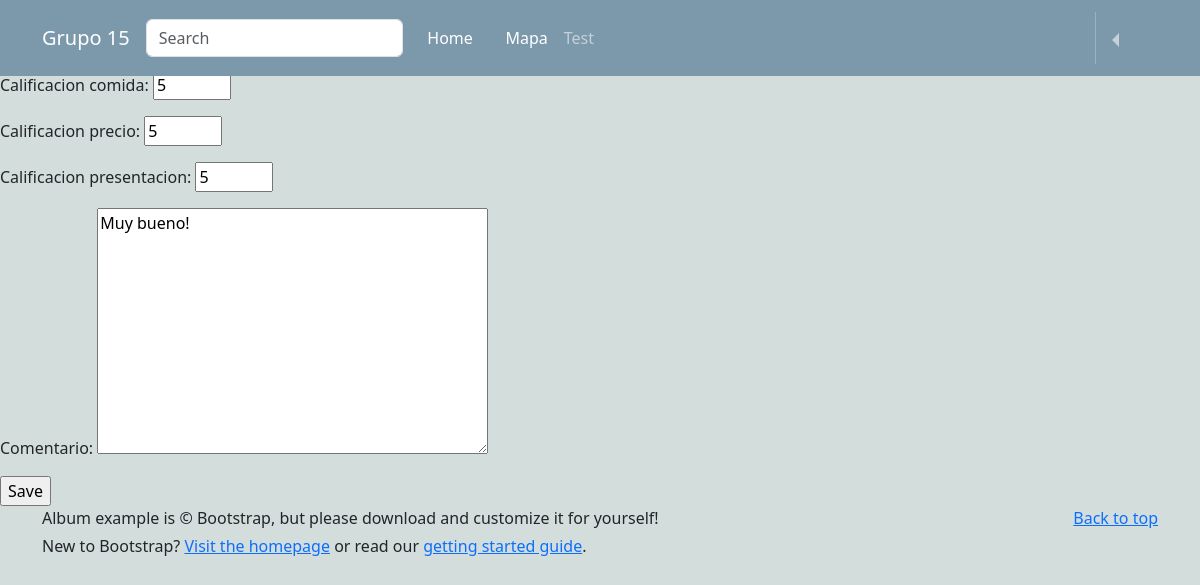
Page /profile/edit/5/ on the earlier database version.
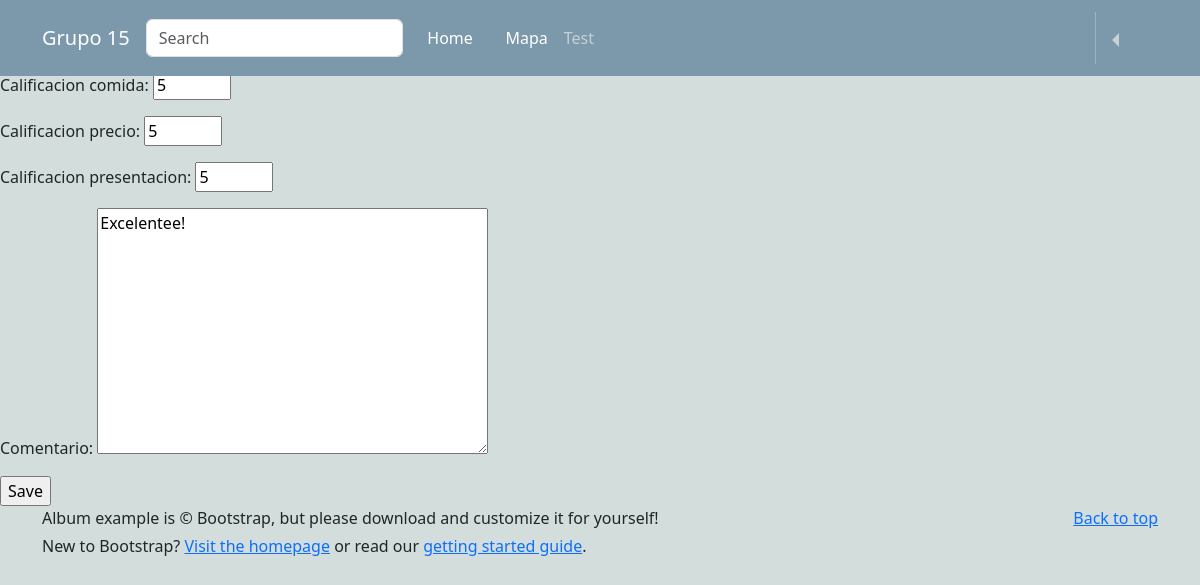
Same page on the later database version.
### reviews/models.py (models this page shows, shortened)
class Evaluacion(models.Model):
    usuario = models.ForeignKey(User, on_delete=models.CASCADE)
    local_comida = models.ForeignKey(Puesto_de_comida, related_name='evaluaciones', on_delete=models.CASCADE)
    comentario = models.TextField(blank=True)
    calificacion_comida = models.IntegerField()
    calificacion_precio = models.IntegerField()
    calificacion_presentacion = models.IntegerField()
    likes = models.IntegerField(default=0)
    dislikes = models.IntegerField(default = 0)

### reviews/views.py (the view, shortened to what this page needs)
# urls.py: path('profile/edit/<int:id>/', editar_reseña, name="edit_review"),
def editar_reseña(request, id):
    post = get_object_or_404(Evaluacion, id=id)
    if request.method == 'GET':
        context = {'form' : CrearReseñaForm(instance=post), "id": id}
        return render(request, "editar_reseña.html", context)

### reviews/forms.py
class CrearReseñaForm(forms.ModelForm):
   calificacion_comida = forms.IntegerField(max_value=5, min_value=1)
   calificacion_precio = forms.IntegerField(max_value=5, min_value=1)
   calificacion_presentacion = forms.IntegerField(max_value=5, min_value=1)
   comentario = forms.CharField(widget=forms.Textarea(), required=False) # <textarea> en vez de <input>
   class Meta:
      model = Evaluacion
      fields = ["calificacion_comida", "calificacion_precio", "calificacion_presentacion", "comentario"]

### templates/editar_reseña.html (shortened to what this page needs)
{% extends 'base.html' %}
{% block content %}
<form method="post" novalidate>
	{{ form.as_p }}
	<input type="submit" value="Save"/>
</form>
{% endblock content %}

### templates/base.html (shortened to what this page needs)
{% load static %}
<!doctype html>
<html lang="en">
<head>
  <link rel="stylesheet" href="{% static 'owlcarousel/owl.carousel.min.css' %}">
  <link rel="stylesheet" href="{% static 'owlcarousel/owl.theme.default.min.css' %}">
  <link rel="stylesheet" href="{% static 'bootstrap-5.3.0-alpha3/css/bootstrap.min.css' %}">
  <link rel="stylesheet" href="{% static 'bootstrap-icons-1.10.5/font/bootstrap-icons.css' %}">
  <link rel="stylesheet" href="{% static 'css/style.css' %}">
</head>
<body>
  <header>
    <nav class="navbar fixed-top navbar-expand-lg navbar-dark " aria-label="Ninth navbar example">
      <div class="container-xl">
        <a class="navbar-brand">Grupo 15</a>
        <form role="search">
          <input class="form-control" type="search" placeholder="Search" aria-label="Search">
        </form>
        <div class="navbar-collapse" id="nav-pc" hidden>
          <ul class="navbar-nav me-auto mb-2 mb-lg-0">
            <li class="nav-item">
              <a class="nav-link active" aria-current="page" href="{% url 'home' %}">
                <i class="bi bi-house"></i>
                Home
              </a>
            </li>
            <li class="nav-item">
              <a class="nav-link active" aria-current="page" href="{% url 'mapa' %}">
                <i class="bi bi-geo-alt"></i>
                Mapa
              </a>
            </li>
            <li class="nav-item">
              <a class="nav-link inactive" aria-current="page" href="{% url 'test' %}">
                Test
              </a>
            </li>
          </ul>
          <ul class="navbar-nav flex-row flex-wrap ms-md-auto">
            <li class="nav-item py-2 py-lg-1 col-4 col-lg-auto">
              <a href="#" class="nav-link text-center fs-4">
                <i class="bi bi-bell"></i>
              </a>
            </li>
            <li class="nav-item py-2 py-lg-1 col-4 col-lg-auto">
            </li>
            <li class="nav-item dropdown dropstart py-2 py-lg-1 col-4 col-lg-auto">
              <a class="nav-link dropdown-toggle fs-4" href="#" data-bs-toggle="dropdown" aria-expanded="false">
                <i class="bi bi-person-circle"></i>
              </a>
            </li>
          </ul>
        </div>
      </div>
    </nav>
  </header>
  {% block content%}
  {% endblock %}
  <footer>
    <div class="container">
      <p class="float-end mb-1">
        <a href="#">Back to top</a>
      </p>
      <p class="mb-1">Album example is © Bootstrap, but please download and customize it for yourself!</p>
      <p class="mb-0">New to Bootstrap? <a href="/">Visit the homepage</a> or read our <a
          href="/docs/5.3/getting-started/introduction/">getting started guide</a>.</p>
    </div>
  </footer>
</body>
</html>

### static/css/style.css (style rules this page uses)
nav.navbar { background-color: #7C99AC; }
body { background-color: #D3DEDC; padding-top: 70px; padding-bottom: 90px; }

Differences in the rows shown:
changed Evaluacion: comentario "Muy bueno!" → "Excelentee!"
